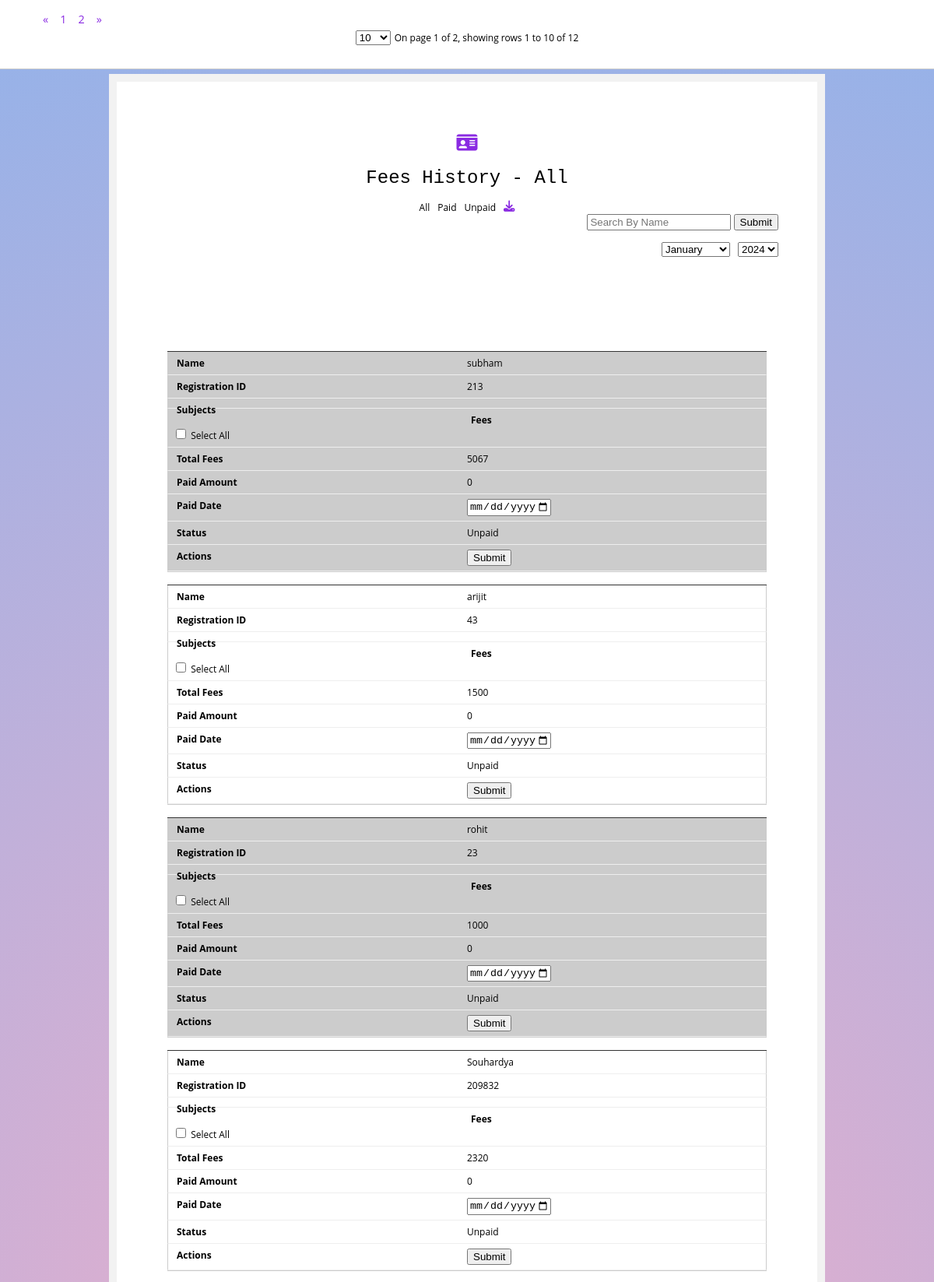
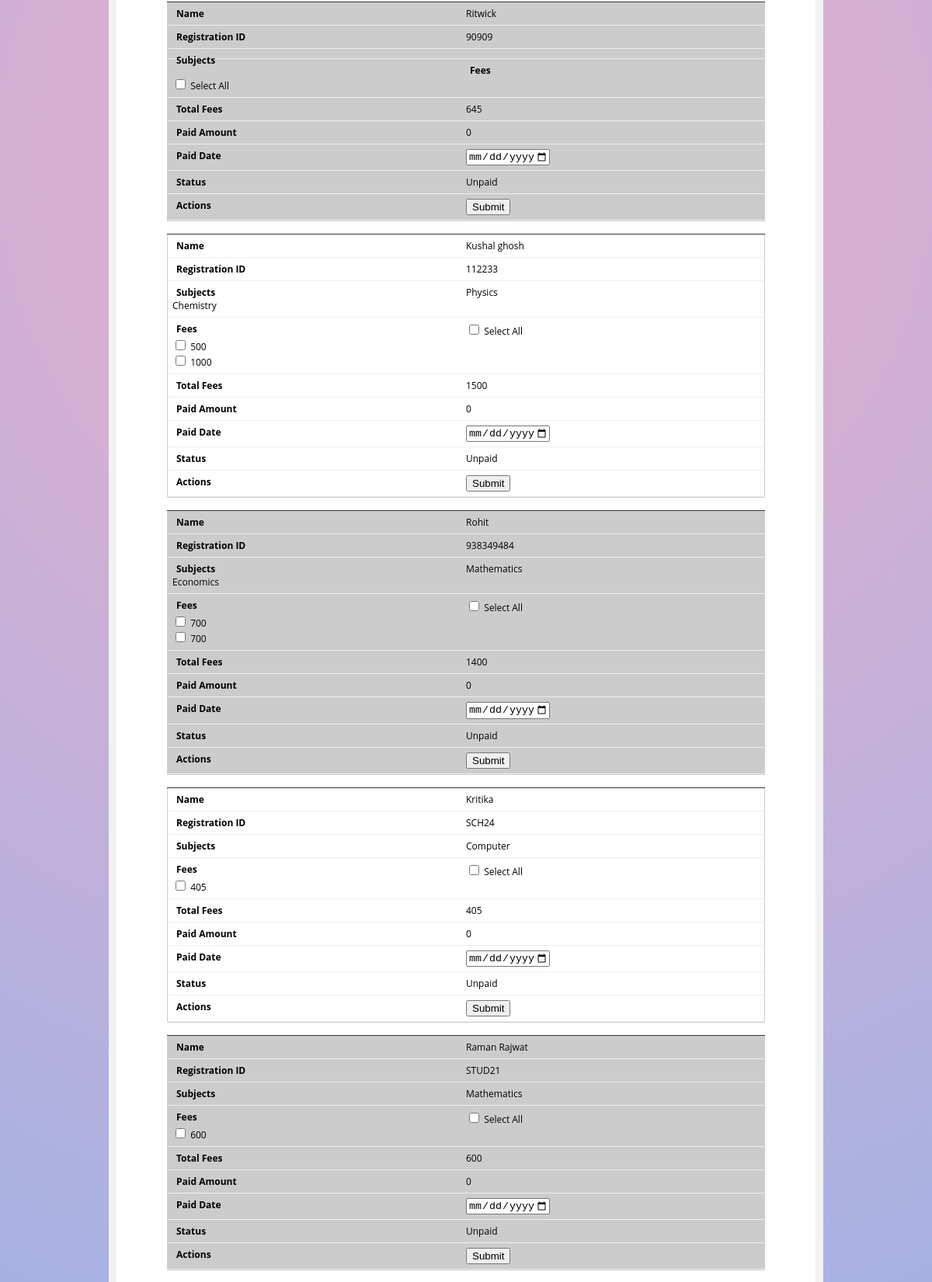
The page /fees_history.php (upper part) on the database its author committed (2 pictures, top to bottom).
### tables this page shows
CREATE TABLE `student_activity` (
  `Activity_id` int(11) NOT NULL,
  `Student_id` int(50) NOT NULL,
  `Category_id` int(50) NOT NULL,
  `Subject_group_id` int(255) NOT NULL,
  `Subject_id` int(50) NOT NULL,
  `Actual_fees` int(50) NOT NULL,
  `Joining_date` date NOT NULL,
  `Month` varchar(20) NOT NULL,
  `Teacher_id` int(50) NOT NULL,
  `Status` char(1) NOT NULL DEFAULT 'Y'
);

CREATE TABLE `subject_master` (
  `Subject_id` int(11) NOT NULL,
  `Subject_name` varchar(500) NOT NULL,
  `Category_id` int(11) NOT NULL,
  `Subject_group_id` int(250) NOT NULL,
  `Status` varchar(25) NOT NULL
);

### fees_history.php (the view, shortened to what this page needs)
<?php
include("conn.php");
if(empty($_REQUEST['month'])){
    $curr_month=date("m");
    $curr_year=date("Y");
}
else{
    $curr_month=$_REQUEST['month'];
    $curr_year=$_REQUEST['year'];
}
$sql=mysqli_query($conn,"SELECT `student_activity`.`Student_id` AS 'id',`Student_name`,`Student_reg_no`,SUM(`Actual_fees`) AS 'Fees' FROM `student_registration` INNER JOIN  `student_activity` ON `student_registration`.`Student_id`=`student_activity`.`Student_id` WHERE `student_registration`.`Joining_date` <= '$curr_year-$curr_month-31' AND `student_activity`.`Joining_date`<= '$curr_year-$curr_month-31' AND `student_activity`.`Status`='Y'   GROUP BY `student_activity`.`Student_id`");
if(isset($_REQUEST['show'])){
    $show=$_REQUEST['show'];
}
else{
    $show="";
}
?>
<!DOCTYPE html>
<html lang="en">
<head>
    <link rel = "stylesheet" href="https://cdnjs.cloudflare.com/ajax/libs/font-awesome/6.1.1/css/all.min.css" />
    <link rel="stylesheet"  href="student_list.css">
</head>
<body>
<div class="form-box">
  <h1><a href="index.php"><i class="fa-sharp fa-solid fa-id-card"></i></a></h1>
  <h1>Fees History - <span id="content">All</span></h1>
  <div style="display:flex;justify-content:center;gap:10px">
    <span onclick="window.location.href='fees_history.php'" style="cursor:pointer;">All</span>
    <span onclick="window.location.href='fees_history.php?show=paid'" style="cursor:pointer;">Paid</span>
    <span onclick="window.location.href='fees_history.php?show=unpaid'" style="cursor:pointer;">Unpaid</span>
    <i class="fa fa-download" aria-hidden="true" style="font-size:larger;color:blueviolet;cursor:pointer" onclick="generate()"></i>
</div>
<div style="display:flex;justify-content:end;gap:10px;margin-bottom: 15px">
  <form>
    <input type="search" name="search" value="<?php if(isset($name)) echo $name; ?>" placeholder="Search By Name">
    <input type="submit" >
  </form>
   </div>
<div style="display:flex;justify-content:end;gap:10px">
<select id="month"  onchange="month(this.value)">
<option value="01" <?php if($curr_month=="1") echo "selected"; ?>  <?php if(date("m")<"1" and date("Y")=== $curr_year ) echo "disabled"; ?>>January</option>
</select>
<select id="year" onchange="year(this.value)">
<?php for($i=date("Y");$i>=2010;$i--){ ?>
    <option value="<?php echo $i; ?>" <?php if($curr_year==$i) echo "selected" ?>><?php echo $i; ?></option>
    <?php } ?>
</select>
</div>
<div id="DataTable">
  <div id="table_box_bootstrap"></div>
  <table id="myTable">
    <tbody class="scroll-pane">
        <?php $i=0;  while($arr=mysqli_fetch_array($sql)){?>
            <?php
                $paid=0;
            $id=$arr['id'];
            $lat_date=mysqli_fetch_array(mysqli_query($conn,"SELECT MAX(date) AS 'date' FROM `fees_history` WHERE `student_id`='$id' AND `month` LIKE '$curr_year-$curr_month'"));
            if($lat_date)
            {
                $lat_date=$lat_date['date'];
            }
            ?>
        <?php if($show=="" || ($show=="unpaid" && $paid<$arr['Fees']) || ($show=="paid" && $paid==$arr['Fees']) ){ ?>
        <tr>
            <?php
            $paid=0;
            $id=$arr['id'];
                      ?>
        <td  id="id-<?php echo $i ?>" data-id="<?php echo $arr['id']; ?>"><a href='fees_details.php?id=<?php echo $arr['id']; ?>' style="text-decoration:none;color:black"><?php echo $arr['Student_name'] ?></a></td>
        <td><?php echo $arr['Student_reg_no'] ?></td>
        <?php
        $subject=mysqli_query($conn,"SELECT * FROM `student_activity` INNER JOIN `subject_master` ON `student_activity`.`Subject_id`=`subject_master`.`Subject_id` WHERE `Student_id`='$id' AND `Joining_date`<= '$curr_year-$curr_month-31' AND `student_activity`.`Status`='Y'");
        ?>
        <td>
            <?php while($sub=mysqli_fetch_array($subject)){
                echo $sub['Subject_name']."<br/>";
                }?>
        </td>
        <td><?php
        $subject=mysqli_query($conn,"SELECT * FROM `student_activity` INNER JOIN `subject_master` ON `student_activity`.`Subject_id`=`subject_master`.`Subject_id` WHERE `Student_id`='$id' AND `Joining_date`<= '$curr_year-$curr_month-31' AND `student_activity`.`Status`='Y'");
         ?>
         <input type="checkbox" class="fees_all-<?php echo $i ?>" onclick="select_all(<?php echo $i ?>)" value="<?php echo $arr['Fees'] ?>"> Select All <br>
        <?php
        while($sub2=mysqli_fetch_array($subject)){ ?>
              <input type="checkbox" class="fees-<?php echo $i ?>"  data-sub='<?php echo $sub2['Subject_id'] ?>' value="<?php echo $sub2['Actual_fees'] ?>" onclick="fees(this,<?php echo $i ?>)"  > <?php echo  $sub2['Actual_fees']; ?><br/>
             <?php   }?>
                </td>
        <td><?php echo $arr['Fees'] ?></td>
        <td id="paid-<?php  echo $i  ?>"><?php echo $paid; ?></td>
        <td><input type="date"  class="date-<?php echo $i ?>" <?php if($lat_date){ ?> value="<?php echo $lat_date ?>" <?php } ?> max="<?php echo date("Y-m-d") ?>"></td>
        <td><?php echo  $paid==0 ?  "Unpaid" : ($paid<$arr['Fees'] ?  "Partially Paid" :  "Paid"); ?></td>
        <td><input type="button" value="Submit" onclick="submit(<?php echo $i ?>)"></td>
        </tr>
        <?php $i++; }  } ?>
  </tbody>
</table>
</div>
        </div>
</body>
</html>

### student_list.css (style rules this page uses)
body { counter-reset: my-sec-counter; font-family: 'Open Sans', sans-serif; font-size: 12px; background: rgb(238,174,202); background: radial-gradient(circle, rgba(238,174,202,1) 0%, rgba(148,178,233,1) 100%); margin-top: 95px; }
.form-box { max-width: 800px; margin: auto; padding: 50px; background: #ffffff; border: 10px solid #f2f2f2; }
h1 { text-align: center; font-family:Arial, Helvetica, sans-serif; font: 2em "typewriter", monospace; align-self: center; }
#DataTable { position:relative; padding: 15px; box-sizing: border-box; }
table { width: 100%; border-collapse: collapse; }
td, th { padding: 6px; border: 1px solid #ccc; text-align: left; box-sizing: border-box; }
tr:nth-of-type(odd) { background: #eee; }
@media only screen 
      and (max-width: 760px), (min-device-width: 768px) 
      and (max-device-width: 1024px) { table { margin-top: 106px; } }
@media only screen 
      and (max-width: 760px), (min-device-width: 768px) 
      and (max-device-width: 1024px) { table, thead, tbody, th, td, tr { display: block; } }
@media only screen 
      and (max-width: 760px), (min-device-width: 768px) 
      and (max-device-width: 1024px) { tr { margin: 0 0 1rem 0; overflow: auto; border-bottom: 1px solid #ccc; } }
@media only screen 
      and (max-width: 760px), (min-device-width: 768px) 
      and (max-device-width: 1024px) { tbody tr:before { counter-increment: my-sec-counter; content: ""; background-color:#333; display: block; height: 1px; } }
@media only screen 
      and (max-width: 760px), (min-device-width: 768px) 
      and (max-device-width: 1024px) { tr:nth-child(odd) { background: #ccc; } }
@media only screen 
      and (max-width: 760px), (min-device-width: 768px) 
      and (max-device-width: 1024px) { td { border: none; border-bottom: 1px solid #eee; margin-right: 0%; display: block; border-right: 1px solid #ccc; border-left: 1px solid #ccc; box-sizing:border-box; } }
@media only screen 
      and (max-width: 760px), (min-device-width: 768px) 
      and (max-device-width: 1024px) { td:before { font-weight: bold; width: 50%; float:left; box-sizing:border-box; padding-left: 5px; } }
@media only screen 
      and (max-width: 760px), (min-device-width: 768px) 
      and (max-device-width: 1024px) { td:nth-of-type(1):before { content: "Name"; } }
@media only screen 
      and (max-width: 760px), (min-device-width: 768px) 
      and (max-device-width: 1024px) { td:nth-of-type(2):before { content: "Registration ID"; } }
@media only screen 
      and (max-width: 760px), (min-device-width: 768px) 
      and (max-device-width: 1024px) { td:nth-of-type(3):before { content: "Subjects"; } }
@media only screen 
      and (max-width: 760px), (min-device-width: 768px) 
      and (max-device-width: 1024px) { td:nth-of-type(4):before { content: "Fees"; } }
@media only screen 
      and (max-width: 760px), (min-device-width: 768px) 
      and (max-device-width: 1024px) { td:nth-of-type(5):before { content: "Total Fees"; } }
@media only screen 
      and (max-width: 760px), (min-device-width: 768px) 
      and (max-device-width: 1024px) { td:nth-of-type(6):before { content: "Paid Amount"; } }
@media only screen 
      and (max-width: 760px), (min-device-width: 768px) 
      and (max-device-width: 1024px) { td:nth-of-type(7):before { content: "Paid Date"; } }
@media only screen 
      and (max-width: 760px), (min-device-width: 768px) 
      and (max-device-width: 1024px) { td:nth-of-type(8):before { content: "Status"; } }
@media only screen 
      and (max-width: 760px), (min-device-width: 768px) 
      and (max-device-width: 1024px) { td:nth-of-type(9):before { content: "Actions"; } }
a { color: blueviolet; }

### rows shown on the page
student_activity: Subject.Subject_name "Physics", Actual_fees "500"
student_activity: Subject.Subject_name "Chemistry", Actual_fees "1000"
student_activity: Subject.Subject_name "Mathematics", Actual_fees "700"
student_activity: Subject.Subject_name "Economics", Actual_fees "700"
student_activity: Subject.Subject_name "Computer", Actual_fees "405"
student_activity: Subject.Subject_name "Mathematics", Actual_fees "600"

### other values the page prints
$arr['Student_name'] "subham"
$arr['Student_reg_no'] "213"
$arr['Fees'] "5067"
$paid "0"
$arr['Student_name'] "arijit"
$arr['Student_reg_no'] "43"
$arr['Fees'] "1500"
$arr['Student_name'] "rohit"
$arr['Student_reg_no'] "23"
$arr['Fees'] "1000"
$arr['Student_name'] "Souhardya"
$arr['Student_reg_no'] "209832"
$arr['Fees'] "2320"
$arr['Student_name'] "Ritwick"
$arr['Student_reg_no'] "90909"
